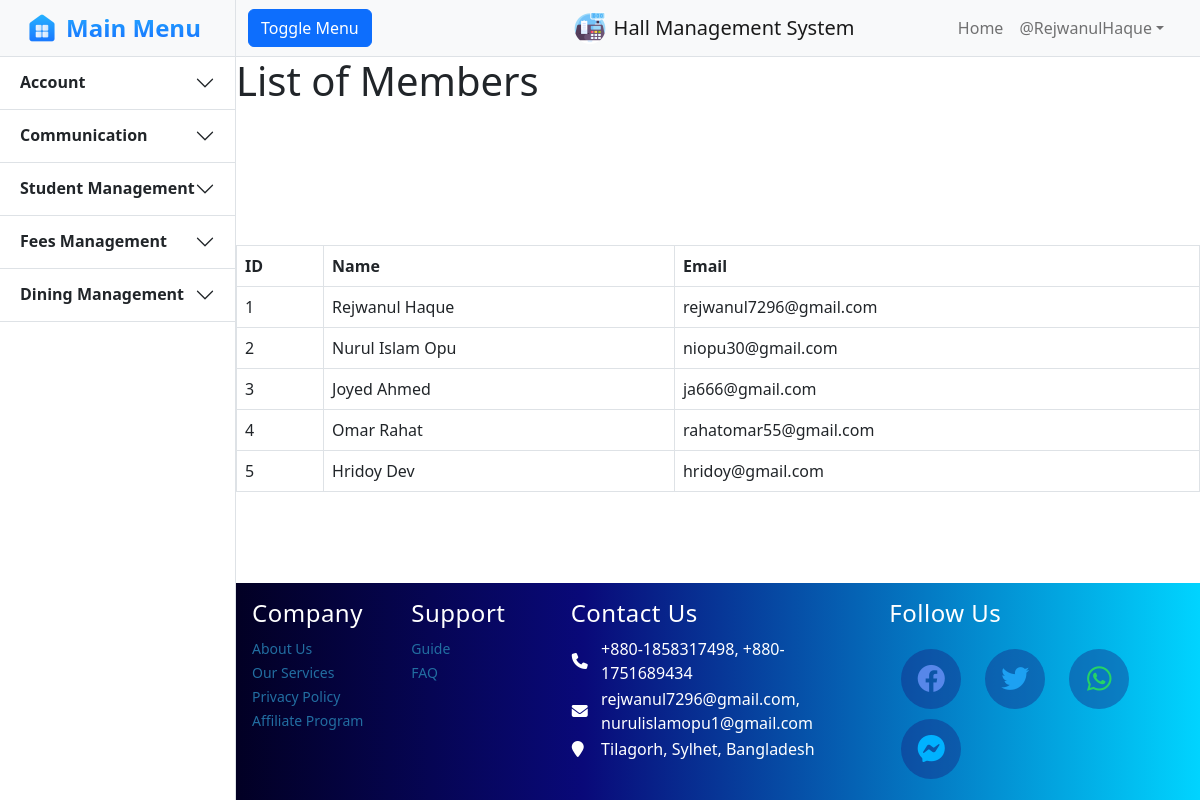
The page /dining/members/ (signed in) on the database its author committed.
### DiningManagementApp/models.py (models this page shows, shortened)
class Member(models.Model):
    name = models.CharField(max_length=100)
    email = models.EmailField(max_length=100)
    phone_number = models.CharField(max_length=20)
    role = models.CharField(max_length=100)

### core/decorators.py (the view)
        def wrapper_func(request, *args, **kwargs):
            group = None
            if request.user.groups.exists():
                group = request.user.groups.all()[0].name
            else:
                return redirect("login")
            if group in allowed_roles:
                return view_func(request, *args, **kwargs)
            else:
                return HttpResponse("You are not authorized to access this page.!!")

### DiningManagementApp/views.py (called while the page is built)
@allowed_users(allowed_roles=['Hall Provost', 'Student'])
def member_list(request):
    members = Member.objects.all()
    return render(request, 'member_list.html', {'members': members})

### HallManagementApp/templates/member_list.html (shortened to what this page needs)
{% extends 'core/base/base.html' %}
{% block body %}
<h1>List of Members</h1>
<div class="center">
    <table class="table table-bordered">
        <thead>
            <tr>
                <th>ID</th>
                <th>Name</th>
                <th>Email</th>
            </tr>
        </thead>
        <tbody>
            {% for member in members %}
            <tr>
                <td>{{ member.id }}</td>
                <td>{{ member.name }}</td>
                <td>{{ member.email }}</td>
            </tr>
            {% endfor %}
        </tbody>
    </table>
</div>
{% endblock %}

### core/static/templates/core/base/base.html (shortened to what this page needs)
{% load static %}
<!DOCTYPE html>
<html lang="en">
    <head>
        <link rel="stylesheet" href="https://cdnjs.cloudflare.com/ajax/libs/font-awesome/6.2.0/css/all.min.css" />
        <link rel="stylesheet" href="https://cdn.jsdelivr.net/npm/bootstrap-icons@1.9.1/font/bootstrap-icons.css">
        <link href="https://cdn.jsdelivr.net/npm/bootstrap@5.2.1/dist/css/bootstrap.min.css" rel="stylesheet">
        <link href="{% static 'core\css\base.css' %}" rel="stylesheet" />
    </head>
    <body>
        <div class="d-flex" id="wrapper">
            <div class="border-end bg-white" id="sidebar-wrapper">
                <div class="sidebar-heading bg-light" style="padding: 8px 0px;">
                    <a href="/" style="padding: 2px;" class="d-flex justify-content-center align-items-center mb-3 mb-md-0 me-md-auto text-dark text-decoration-none">
                        <img src="{% static 'core\images\home.png' %}" alt="" width="32" height="32">
                        <span class="fs-4 fw-bold text-primary mx-2" height="40"
                            style="background: #27B0FF;
                            background: linear-gradient(to bottom, #27B0FF 0%, #187BFF 75%);
                            -webkit-background-clip: text;
                            -webkit-text-fill-color: transparent;">Main Menu</span>
                    </a>
                </div>
                <div class="accordion accordion-flush" id="accordionFlushExample" style="width: 235px;">
                    <div class="accordion-item">
                        <h2 class="accordion-header " id="flush-headingOne">
                            <button class="accordion-button fw-semibold collapsed" type="button" data-bs-toggle="collapse" data-bs-target="#flush-collapseOne" aria-expanded="false" aria-controls="flush-collapseOne">
                                Account
                            </button>
                        </h2>
                    </div>
                    <div class="accordion-item">
                        <h2 class="accordion-header" id="flush-headingTwo">
                            <button class="accordion-button fw-semibold collapsed" type="button" data-bs-toggle="collapse" data-bs-target="#flush-collapseTwo" aria-expanded="false" aria-controls="flush-collapseTwo">
                                Communication
                            </button>
                        </h2>
                    </div>
                    <div class="accordion-item">
                        <h2 class="accordion-header" id="flush-headingThree">
                            <button class="accordion-button fw-semibold collapsed" type="button" data-bs-toggle="collapse" data-bs-target="#flush-collapseThree" aria-expanded="false" aria-controls="flush-collapseThree">
                                Student Management
                            </button>
                        </h2>
                    </div>
                    <div class="accordion-item">
                        <h2 class="accordion-header" id="flush-headingFour">
                            <button class="accordion-button fw-semibold collapsed" type="button" data-bs-toggle="collapse" data-bs-target="#flush-collapseFour" aria-expanded="false" aria-controls="flush-collapseFour">
                                Fees Management
                            </button>
                        </h2>
                    </div>
                    <div class="accordion-item">
                        <h2 class="accordion-header" id="flush-headingFive">
                            <button class="accordion-button fw-semibold collapsed" type="button" data-bs-toggle="collapse" data-bs-target="#flush-collapseFive" aria-expanded="false" aria-controls="flush-collapseFive">
                                Dining Management
                            </button>
                        </h2>
                    </div>
                </div>
            </div>
            <div id="page-content-wrapper" style="min-height: 100vh; margin:0; display:flex; flex-direction:column;">
                <nav class="navbar navbar-expand-lg navbar-light bg-light border-bottom">
                    <div class="container-fluid">
                        <div class="col-4">
                            <button class="btn btn-primary" id="sidebarToggle">Toggle Menu</button>
                        </div>
                        <div class="col-4 d-flex justify-content-center align-items-center text-center">
                            <img src="{% static 'core\images\pos1.png' %}" alt="" width="32" height="32">
                            <a class="navbar-brand mx-2" href="/home/">Hall Management System</a>
                        </div>
                        <div class="col-4 collapse navbar-collapse" id="navbarSupportedContent">
                            <ul class="navbar-nav ms-auto me-3 mt-2 mt-lg-0">
                                <li class="nav-item active"><a class="nav-link" href="/home/">Home</a></li>
                                {% if user.is_authenticated %}
                                    <li class="nav-item dropdown">
                                        <a class="nav-link dropdown-toggle" id="navbarDropdown" href="#" role="button" data-bs-toggle="dropdown" aria-haspopup="true" aria-expanded="false">@{{user.username}}</a>
                                    </li>
                                {% else %}
                                    <div class="d-flex justify-content-center ">
                                        <a class="btn btn-success mx-1" href="{% url 'login' %}">Log In</a>
                                    </div>
                                {% endif %}
                            </ul>
                        </div>
                    </div>
                </nav>
                <div class="" style="flex:1;">
                    {% block body %}{% endblock %}
                </div>
                <div class="" id="footer">
                    <footer class="" style="background: linear-gradient(90deg, rgba(2,0,36,1) 0%, rgba(9,9,121,1) 36%, rgba(0,212,255,1) 100%)!important;">
                        <div class="container text-white p-3 text-white">
                            <div class="row">
                                <div class="foot col-lg-2 col-md-2 col-sm-6">
                                    <h4>Company</h4>
                                    <ul class="list-unstyled">
                                        <li><a href="#">About Us</a></li>
                                        <li><a href="#">Our Services</a></li>
                                        <li><a href="#">Privacy Policy</a></li>
                                        <li><a href="#">Affiliate Program</a></li>
                                    </ul>
                                </div>
                                <div class="foot col-lg-2 col-md-2 col-sm-6">
                                    <h4>Support</h4>
                                    <ul class="list-unstyled">
                                        <li><a href="#">Guide</a></li>
                                        <li><a href="#">FAQ</a></li>
                                    </ul>
                                </div>
                                <div class="foot foot2 col-lg-4 col-md-2 col-sm-6">
                                    <h4>Contact Us</h4>
                                    <table border="0" class="pt-3">
                                        <tr>
                                            <th width="10%"><i class="fa fa-phone" aria-hidden="true"></i></th>
                                            <td> +880-1858317498, +880-1751689434</td>
                                        </tr>
                                        <tr>
                                            <th width="10%"><i class="fa fa-envelope" aria-hidden="true"></i></th>
                                            <td> rejwanul7296@gmail.com, nurulislamopu1@gmail.com</td>
                                        </tr>
                                        <tr>
                                            <th width="10%"><i class="fa fa-map-marker" aria-hidden="true"></i></th>
                                            <td> Tilagorh, Sylhet, Bangladesh</td>
                                        </tr>
                                    </table>
                                </div>
                                <div class="foot foot2 col-lg-4 col-md-4 col-sm-6">
                                    <h4>Follow Us</h4>
                                    <ul class="social-icons nav justify-content-right mt-3">
                                        <li class="nav-item"><a class="nav-link social link" href="https://www.facebook.com/"><i class="fab fa-facebook fa-2x mt-2" style="color: #5787e9" aria-hidden="true"></i></a></li>
                                        <li class="nav-item"><a class="nav-link social link" href="https://twitter.com/"><i class="fab fa-twitter fa-2x mt-2" style="color: #1DA1F2" aria-hidden="true"></i></a></li>
                                        <li class="nav-item"><a class="nav-link social link" href="https://web.whatsapp.com/"><i class="fab fa-whatsapp fa-2x mt-2" style="color: #25D366" aria-hidden="true"></i></a></li>
                                        <li class="nav-item"><a class="nav-link social link" href="https://www.messenger.com/"><i class="fab fa-facebook-messenger fa-2x mt-2" style="color: #00B2FF" aria-hidden="true"></i></a></li>
                                    </ul>
                                </div>
                            </div>
                        </div>
                    </footer>
                </div>
            </div>
        </div>
    </body>
</html>

### core/static/core/css/base.css (style rules this page uses)
.foot h4 { position: relative; color: white; text-decoration: none; font-size: 24px; letter-spacing: 0.5px; }
.foot h4::after { content: ""; position: absolute; background-color: #ff3c78; height:3px; width: 0; left: 0; bottom: -5px; transition: 0.3s; }
.foot ul li a { color: rgb(34, 110, 161); text-decoration: none; font-size: 14px; transition: o.3s; }
.foot2 ul li { margin: 5px 12px; }
.foot2 ul li a { position: relative; display: block; width: 60px; height: 60px; line-height: 40px; text-align: center; border-radius: 50%; background: rgba(27, 12, 112, 0.349); }
.foot2 ul li a::before { content: ''; position: absolute; top: 0; left: 0; width: 100%; height: 100%; border-radius: 50%; background: rgb(29, 30, 105); transition: 0.5s; transform: scale(.9); z-index: -1; }
#wrapper { overflow-x: hidden; }
#sidebar-wrapper { min-height: 100vh; margin-left: -235px; transition: margin 0.25s ease-out; }
#sidebar-wrapper .sidebar-heading { padding: 0.875rem 1.25rem; font-size: 1.2rem; }
#page-content-wrapper { min-width: 100vw; }
@media (min-width: 768px) { #sidebar-wrapper { margin-left: 0; } }
@media (min-width: 768px) { #page-content-wrapper { min-width: 0; width: 100%; } }

### HallManagementApp/templates/member_list.html (style rules this page uses)
.center { display: flex; justify-content: center; align-items: center; height: 100%; }

### core/static/templates/core/base/base.html (style rules this page uses)
.accordion-flush .accordion-item:last-child { border-bottom: var(--bs-accordion-border-width) solid var(--bs-accordion-border-color); }
.accordion-flush .accordion-item:first-child { border-top: var(--bs-accordion-border-width) solid var(--bs-accordion-border-color); }
.accordion { --bs-accordion-btn-focus-box-shadow: transparent; }

### rows shown on the page
Member: id "1", name "Rejwanul Haque", email "rejwanul7296@gmail.com"
Member: id "2", name "Nurul Islam Opu", email "niopu30@gmail.com"
Member: id "3", name "Joyed Ahmed", email "ja666@gmail.com"
Member: id "4", name "Omar Rahat", email "rahatomar55@gmail.com"
Member: id "5", name "Hridoy Dev", email "hridoy@gmail.com"

### other values the page prints
{{ user.username }} "RejwanulHaque"
